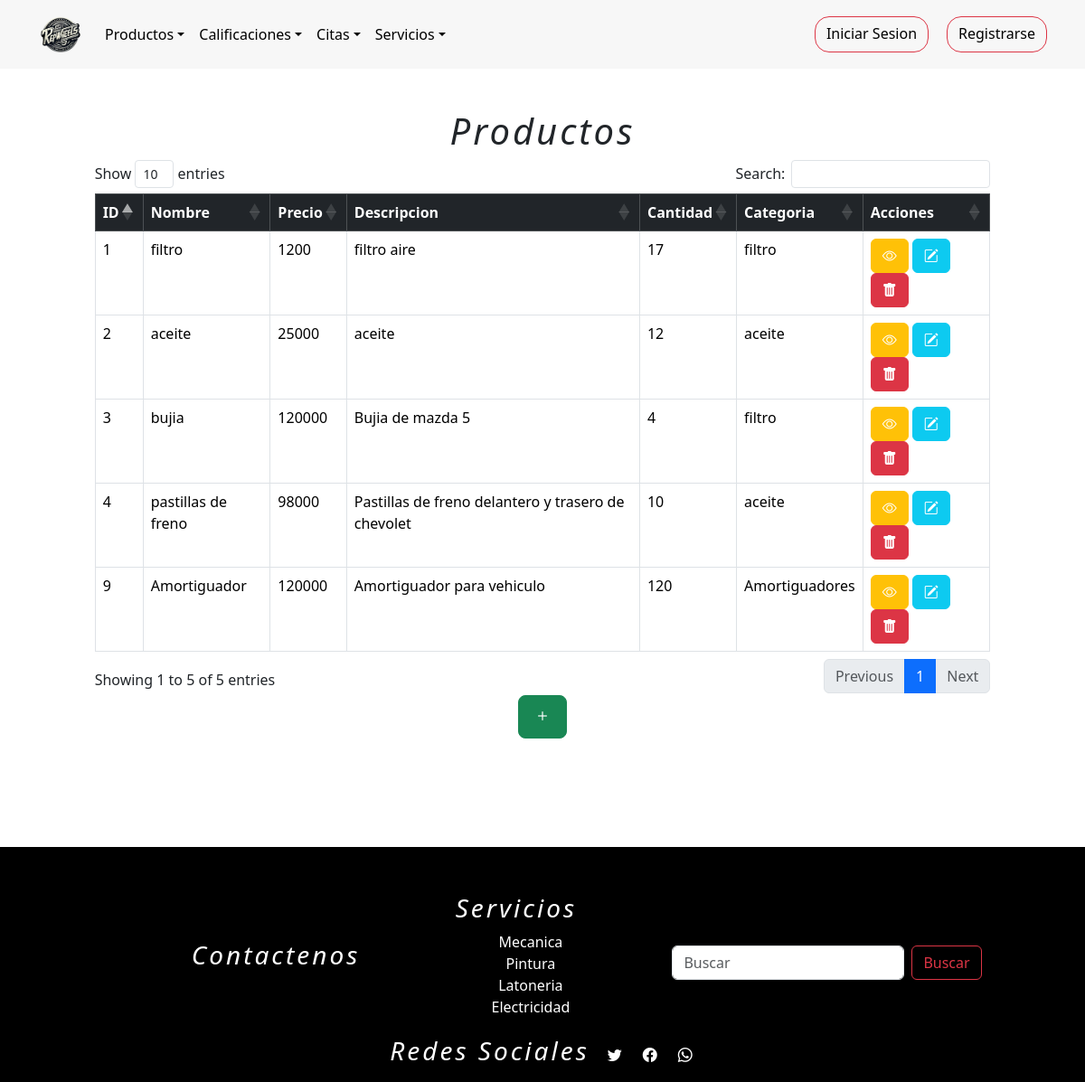
The page /listarProductos on the database its author committed.
### tienda/models.py (models this page shows, shortened)
class Productos(models.Model):
    nombre=models.CharField(max_length=254)
    Precio=models.IntegerField(null = False)
    descripcion_producto = models.TextField()
    cantidad=models.IntegerField()
    categoria=models.ForeignKey(Categoria,on_delete=models.DO_NOTHING,blank=False,null=True)
    foto = models.ImageField(upload_to="media/", default="media/default.png")

class Categoria(models.Model):
    nombre=models.CharField(max_length=254)
    descripcion_categoria = models.TextField()
    def __str__(self):
        return self.nombre

### tienda/views.py (the view)
# urls.py: path('listarProductos',views.listarProductos, name= "listarProductos"),
def listarProductos(request):
    q = Productos.objects.all()
    contexto = {"data":q}
    return render(request, "tienda/productos/listarProductos.html",contexto)

### tienda/templates/tienda/productos/listarProductos.html (shortened to what this page needs)
{% extends 'tienda/base1.html' %}
{% load static %}
{% block contenedor %}
<main>
    <div class="container-fluid m-3" style="padding: 2%;">
        <h1>Productos</h1>
            <table  class="table table-bordered table-hover" id="tableR">
                <thead class="table-dark">
                    <tr>
                        <th>ID</th>
                        <th>Nombre</th>
                        <th>Precio</th>
                        <th>Descripcion</th>
                        <th>Cantidad</th>
                        <th>Categoria</th>
                        <th>Acciones</th>
                    </tr>
                </thead>
                <tbody>
                    {% for q in data %}
                        <tr>
                            <td>{{ q.id }}</td>
                            <td>{{ q.nombre }}</td>
                            <td>{{ q.Precio }}</td>
                            <td>{{ q.descripcion_producto }}</td>
                            <td>{{ q.cantidad }}</td>
                            <td>{{ q.categoria }}</td>
                            <td>
                                <button class="btn btn-warning" data-bs-toggle="modal" data-bs-target="#agg_{{ q.id }}"><i class="bi bi-eye"></i></button>
                                <a class="btn btn-info" href="{% url 'editarProductos' q.id %}"><i class="bi bi-pencil-square"></i></a>
                                <a class="btn btn-danger" href="javascript:eliminar('{% url 'eliminarProductos' q.id %}')"><i class="bi bi-trash-fill"></i></a>
                            </td>
                        </tr>
                    {% endfor %}
                </tbody>
            </table>
            <div style="display: flex; justify-content: center; align-content: center;">
                <a href="{% url 'crearProductoform' %}" class="btn btn-success btn-lg"><i class="bi bi-plus"></i></a>
            </div>
    </div>
</main>
{% endblock %}

### tienda/static/tienda/css/listarPro.css (style rules this page uses)
main { display: flex; justify-content: center; align-items: center; flex-direction: column; height: 100%; padding: 7%; }
h1 { font-style: italic; }
table { width: 800px; height: 200px; }
i { color: white; }
footer h3,h1 { text-align: center; font-style: italic; letter-spacing: 3px; }

### rows shown on the page
Productos: id "1", nombre "filtro", Precio "1200", descripcion_producto "filtro aire", cantidad "17", categoria "filtro"
Productos: id "2", nombre "aceite", Precio "25000", descripcion_producto "aceite", cantidad "12", categoria "aceite"
Productos: id "3", nombre "bujia", Precio "120000", descripcion_producto "Bujia de mazda 5", cantidad "4", categoria "filtro"
Productos: id "4", nombre "pastillas de freno", Precio "98000", descripcion_producto "Pastillas de freno delantero y trasero de chevolet", cantidad "10", categoria "aceite"
Productos: id "9", nombre "Amortiguador", Precio "120000", descripcion_producto "Amortiguador para vehiculo", cantidad "120", categoria "Amortiguadores"
